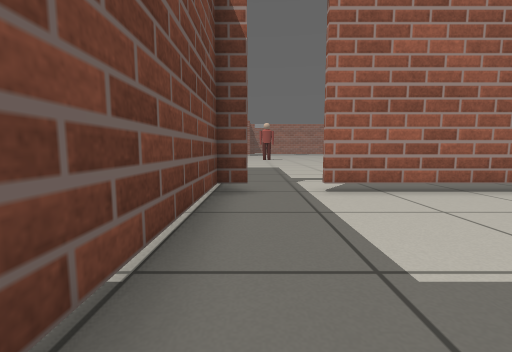
View 1 (above)

24 first-person views from a walk through a robot-simulator world made for Gazebo. The camera is 0.5 m above the floor, tilts 6° down and sees 90° across. The floor is counted in squares, 0.5 m on a side. Each view is taken from the middle of a square. On the plan, view 1 faces up. The plan holds only what a view shows up to about 11 squares ahead; the rest is blank. The place goes on beyond the plan. Some stock models are drawn as simple stand-ins.

View 2
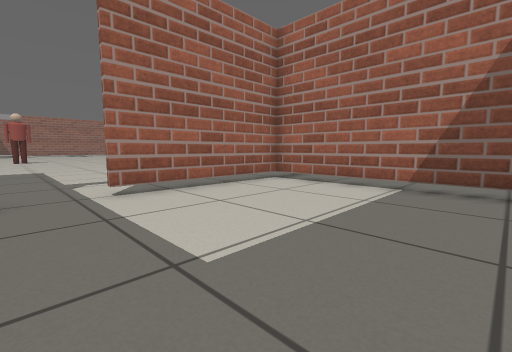

View 3
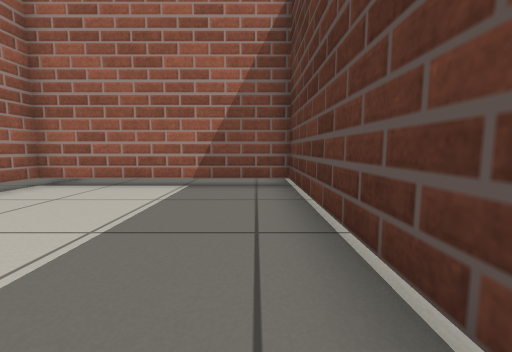

View 4
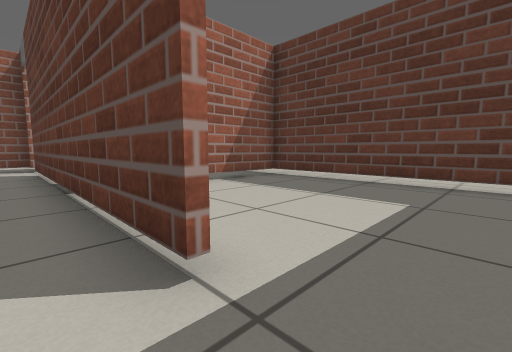

View 5
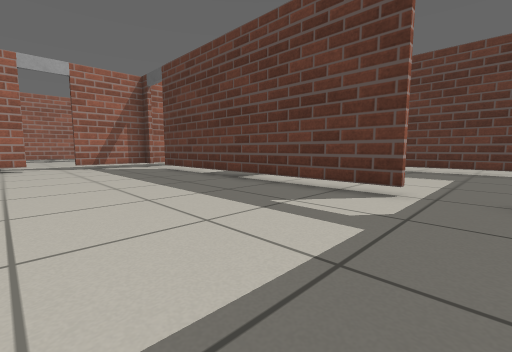

View 6
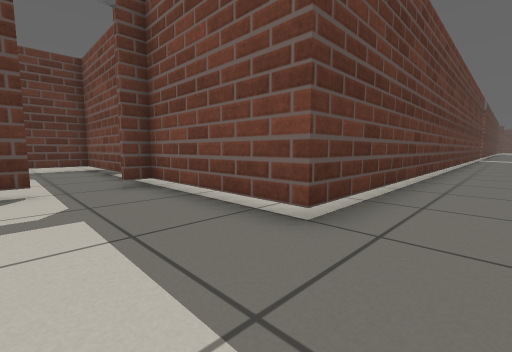

View 7
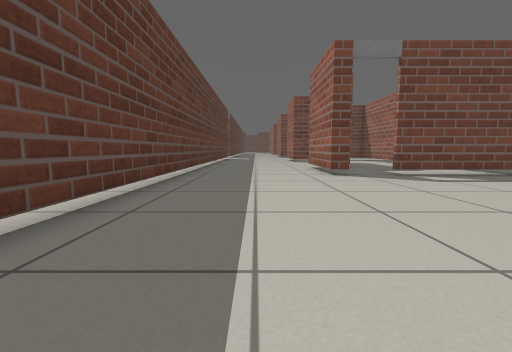

View 8
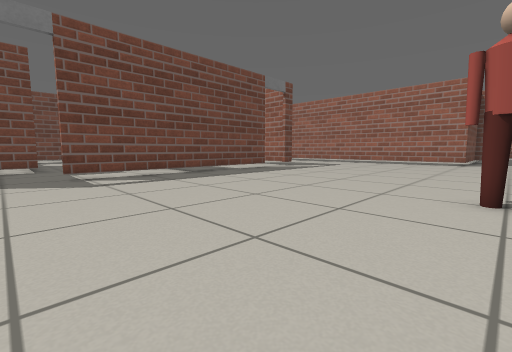

View 9
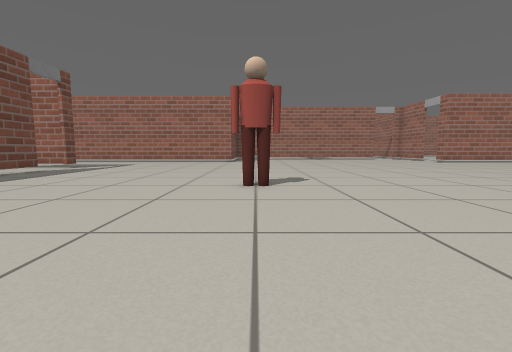

View 10
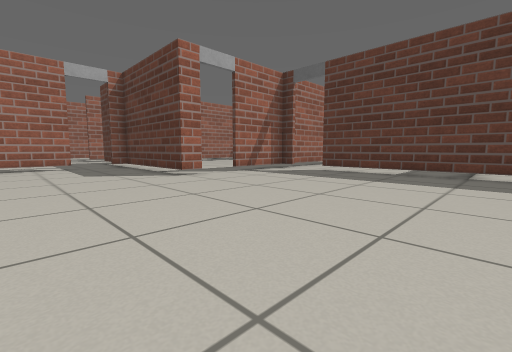

View 11
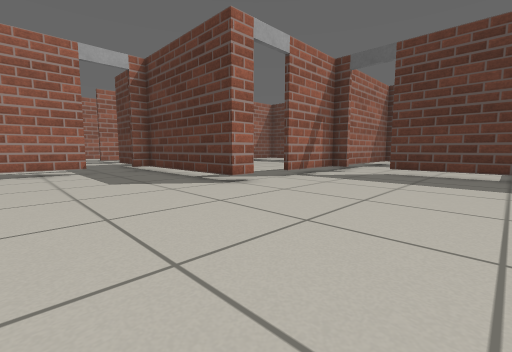

View 12
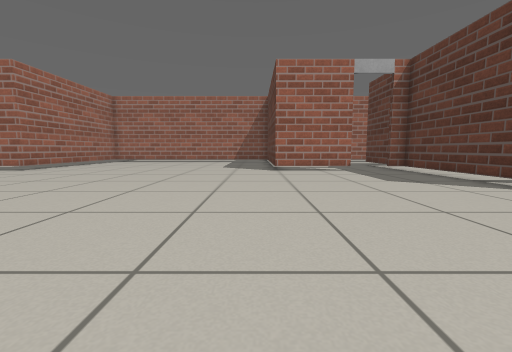

View 13
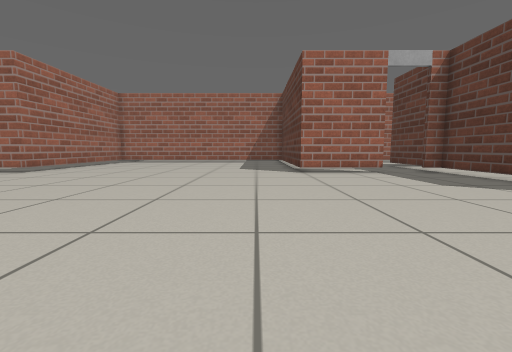

View 14
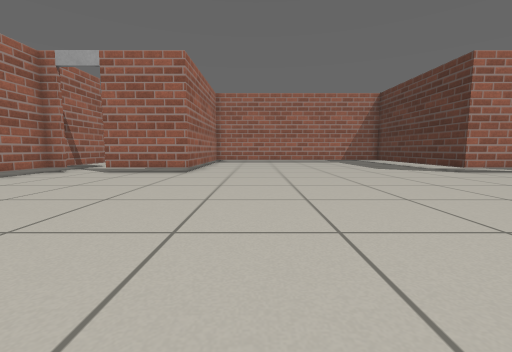

View 15
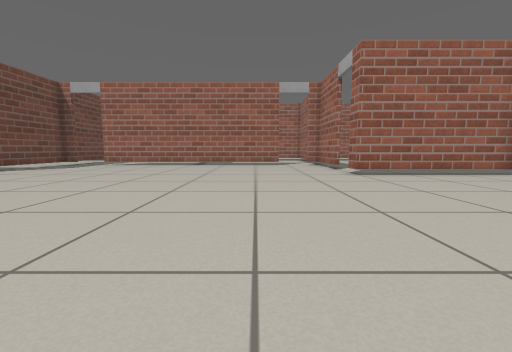

View 16
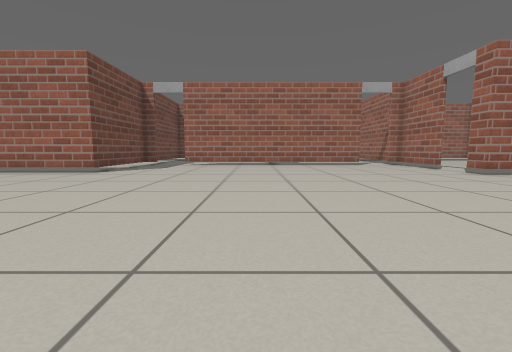

View 17
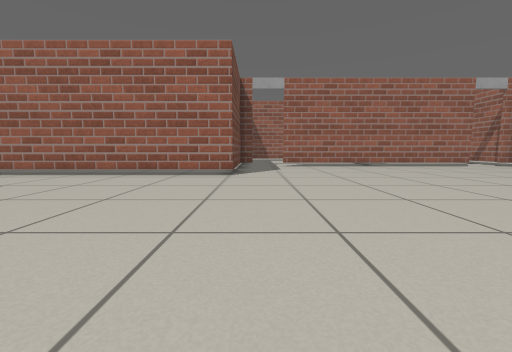

View 18
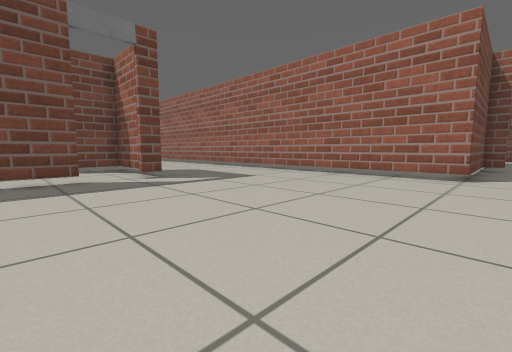

View 19
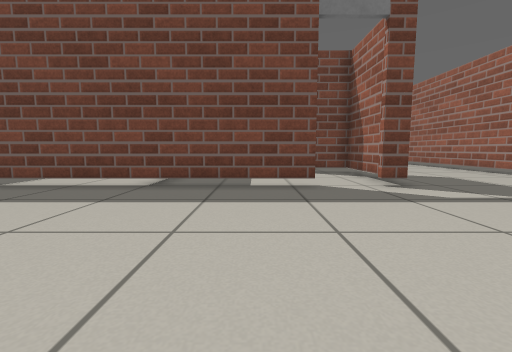

View 20
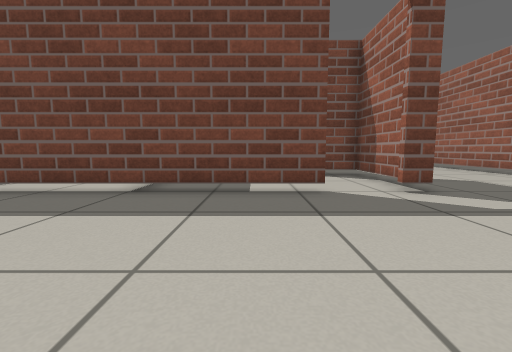

View 21
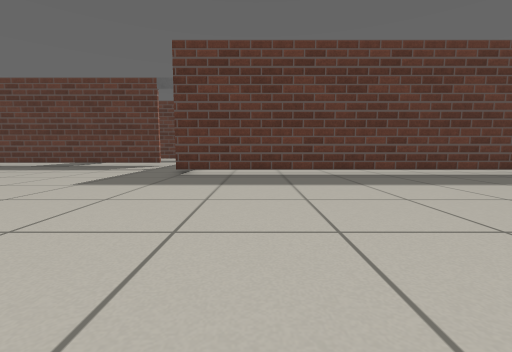

View 22
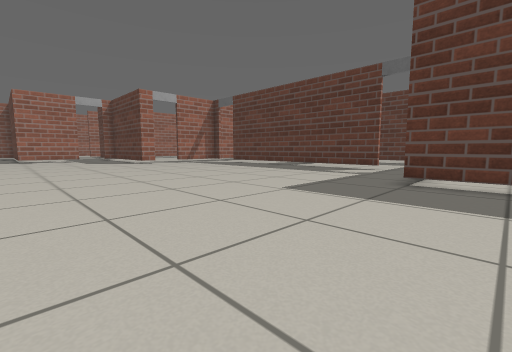

View 23
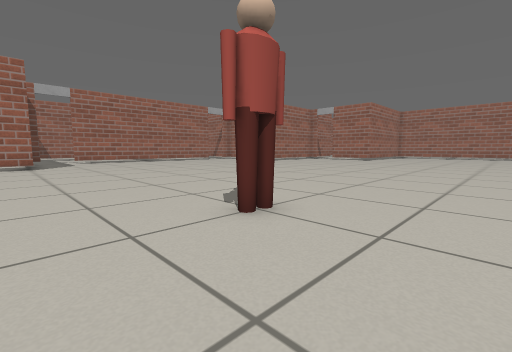

View 24
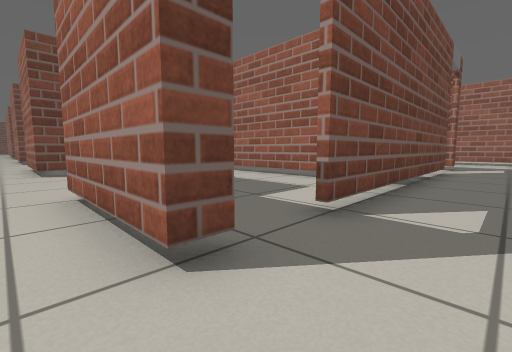

### Floor plan
Key: @ floor where view 1 was taken; # wall or solid block; . floor; T thing the floor can be seen under or through; P person.
Columns run from 15 left of view 1 to 21 right of it. Each row starts with its distance up from view 1.
 38      .........#...........
 37  ##############......................
 36  .............................#######
 35  ...................................#
 34   ...................................
 33    .................................#
 32   ..................................#
 31  .#####.............................#
 30  .#.................................#
 29   #..................................
 28     ..T..............................
 27     ..T..............................
 26      .T..............................
 25      .T..............................
 24 ####  T........PPP...................
 23  .....T..............................
 22  .....T..............................
 21   ....T..............................
 20    ...T.............     ............
 19   #..................................
 18  .#.................................#
 17 ..#####.............................#
 16 ....................................#
 15      ...............................#
 14     .................................
 13   ..................................#
 12   ............................TTTTTT#
 11  ##############......................
 10  .............#.................
  9             ..#...............#.
  8              .#...............#
  7              .#...............#
  6              .#..TTTTTTTTTTT..#
  5              .#.......T.....
  4               #.......T....
  3               #.......T...
  2               #.......T..
  1               #.......T..
  0               #@......T..
 -1               #########

Positions as (right, up) in squares from view 1, and headings:
1: (0, 0), facing up
2: (0, 0), facing up-right
3: (0, 0), facing right
4: (0, 7), facing down-right
5: (0, 12), facing down-right
6: (2, 13), facing down-left
7: (1, 14), facing left
8: (1, 18), facing up-left
9: (1, 17), facing up
10: (6, 17), facing down-right
11: (9, 17), facing down-right
12: (9, 19), facing right
13: (10, 20), facing right
14: (10, 27), facing right
15: (11, 26), facing up
16: (6, 26), facing up
17: (0, 27), facing up
18: (0, 27), facing up-left
19: (-2, 27), facing left
20: (-3, 27), facing left
21: (-4, 21), facing down
22: (-3, 19), facing down-right
23: (-2, 21), facing up-right
24: (-7, 16), facing up-left
